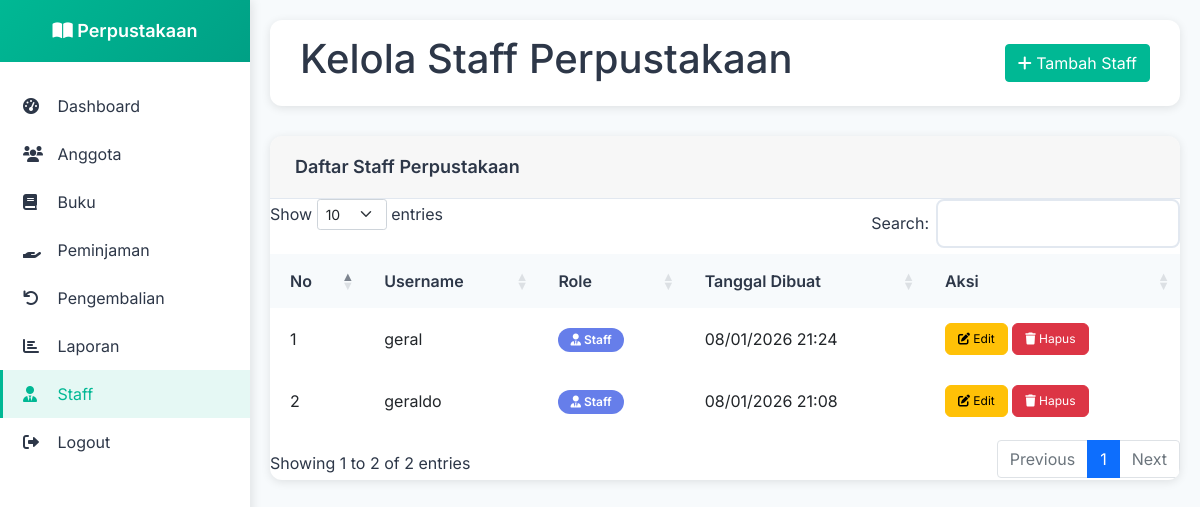
The app's page /admin/staff.php (signed in) with its own data.
### tables this page shows
CREATE TABLE `users` (
  `id_user` int(11) NOT NULL,
  `username` varchar(50) NOT NULL,
  `password` varchar(255) NOT NULL,
  `role` enum('admin','staff','member') NOT NULL DEFAULT 'member',
  `created_at` timestamp NULL DEFAULT current_timestamp()
);

### admin/staff.php (the view, shortened to what this page needs)
<?php
include '../koneksi.php';
$query_staff = "SELECT * FROM users WHERE role='staff' ORDER BY username";
$result_staff = mysqli_query($koneksi, $query_staff);
?>
<!DOCTYPE html>
<html lang="id">
<head>
    <link href="https://cdnjs.cloudflare.com/ajax/libs/font-awesome/6.0.0/css/all.min.css" rel="stylesheet">
    <link href="https://cdn.datatables.net/1.11.5/css/dataTables.bootstrap5.min.css" rel="stylesheet">
    <link href="https://cdn.jsdelivr.net/npm/bootstrap@5.1.3/dist/css/bootstrap.min.css" rel="stylesheet">
</head>
<body>
    <div class="sidebar">
        <div class="sidebar-header">
            <h3><i class="fas fa-book-open"></i> Perpustakaan</h3>
        </div>
        <div class="sidebar-menu">
            <a href="index.php" class="menu-item">
                <i class="fas fa-tachometer-alt"></i> Dashboard
            </a>
            <a href="anggota.php" class="menu-item">
                <i class="fas fa-users"></i> Anggota
            </a>
            <a href="buku.php" class="menu-item">
                <i class="fas fa-book"></i> Buku
            </a>
            <a href="peminjaman.php" class="menu-item">
                <i class="fas fa-hand-holding"></i> Peminjaman
            </a>
            <a href="pengembalian.php" class="menu-item">
                <i class="fas fa-undo"></i> Pengembalian
            </a>
            <a href="laporan.php" class="menu-item">
                <i class="fas fa-chart-bar"></i> Laporan
            </a>
            <a href="staff.php" class="menu-item active">
                <i class="fas fa-user-tie"></i> Staff
            </a>
            <a href="../logout.php" class="menu-item">
                <i class="fas fa-sign-out-alt"></i> Logout
            </a>
        </div>
    </div>
    <div class="main-content">
        <div class="top-bar">
            <h1>Kelola Staff Perpustakaan</h1>
            <button class="btn btn-primary" data-bs-toggle="modal" data-bs-target="#addModal">
                <i class="fas fa-plus"></i> Tambah Staff
            </button>
        </div>
        <div class="content-card">
            <div class="card-header">
                <h5 class="card-title">Daftar Staff Perpustakaan</h5>
            </div>
            <div class="table-responsive">
                <table id="staffTable" class="table table-hover">
                    <thead>
                        <tr>
                            <th>No</th>
                            <th>Username</th>
                            <th>Role</th>
                            <th>Tanggal Dibuat</th>
                            <th>Aksi</th>
                        </tr>
                    </thead>
                    <tbody>
                        <?php
                        $no = 1;
                        while ($row = mysqli_fetch_assoc($result_staff)):
                        ?>
                        <tr>
                            <td><?php echo $no++; ?></td>
                            <td><?php echo $row['username']; ?></td>
                            <td>
                                <span class="badge badge-staff">
                                    <i class="fas fa-user-tie"></i> <?php echo ucfirst($row['role']); ?>
                                </span>
                            </td>
                            <td><?php echo date('d/m/Y H:i', strtotime($row['created_at'])); ?></td>
                            <td>
                                <button class="btn btn-warning btn-sm" onclick="editStaff(<?php echo $row['id_user']; ?>, '<?php echo $row['username']; ?>')">
                                    <i class="fas fa-edit"></i> Edit
                                </button>
                                <button class="btn btn-danger btn-sm" onclick="deleteStaff(<?php echo $row['id_user']; ?>, '<?php echo $row['username']; ?>')">
                                    <i class="fas fa-trash"></i> Hapus
                                </button>
                            </td>
                        </tr>
                        <?php endwhile; ?>
                    </tbody>
                </table>
            </div>
        </div>
    </div>
</body>
</html>

### admin/staff.php (style rules this page uses)
:root { --primary-color: #00b894; --secondary-color: #00a085; --accent-color: #667eea; --text-color: #2d3748; --light-bg: #f7fafc; --border-color: #e2e8f0; }
* { margin: 0; padding: 0; box-sizing: border-box; }
body { font-family: 'Inter', sans-serif; background: var(--light-bg); color: var(--text-color); }
.sidebar { position: fixed; left: 0; top: 0; height: 100vh; width: 250px; background: white; box-shadow: 2px 0 10px rgba(0,0,0,0.1); z-index: 1000; transition: all 0.3s ease; }
.sidebar-header { padding: 20px; background: linear-gradient(135deg, var(--primary-color), var(--secondary-color)); color: white; text-align: center; }
.sidebar-header h3 { font-size: 18px; font-weight: 600; margin: 0; }
.sidebar-menu { padding: 20px 0; }
.menu-item { display: block; padding: 12px 20px; color: var(--text-color); text-decoration: none; transition: all 0.3s ease; border-left: 3px solid transparent; }
.menu-item:hover, .menu-item.active { background: rgba(0, 184, 148, 0.1); color: var(--primary-color); border-left-color: var(--primary-color); }
.menu-item i { margin-right: 10px; width: 20px; }
.main-content { margin-left: 250px; padding: 20px; min-height: 100vh; }
.top-bar { background: white; padding: 15px 30px; border-radius: 12px; box-shadow: 0 2px 10px rgba(0,0,0,0.1); margin-bottom: 30px; display: flex; justify-content: space-between; align-items: center; }
.content-card { background: white; border-radius: 12px; box-shadow: 0 2px 10px rgba(0,0,0,0.1); overflow: hidden; }
.card-header { padding: 20px 25px; border-bottom: 1px solid var(--border-color); display: flex; justify-content: space-between; align-items: center; }
.card-title { font-size: 18px; font-weight: 600; color: var(--text-color); margin: 0; }
.btn-primary { background: var(--primary-color); border-color: var(--primary-color); }
.table { margin: 0; }
.table th { border: none; background: var(--light-bg); font-weight: 600; color: var(--text-color); padding: 15px 20px; }
.table td { border: none; padding: 15px 20px; vertical-align: middle; }
.btn-sm { border-radius: 6px; padding: 6px 12px; font-size: 12px; }
.badge { padding: 6px 12px; border-radius: 20px; font-size: 12px; font-weight: 600; }
.badge-staff { background: #667eea; color: white; }

### records on screen
users: username "geral", role "Staff", created_at "08/01/2026 21:24"
users: username "geraldo", role "Staff", created_at "08/01/2026 21:08"
